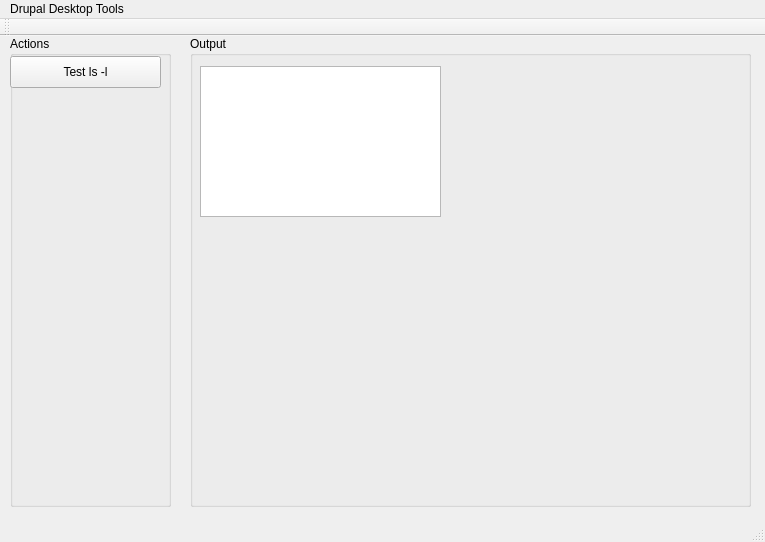
<?xml version="1.0" encoding="UTF-8"?>
<ui version="4.0">
 <class>MainWindow</class>
 <widget class="QMainWindow" name="MainWindow">
  <property name="geometry">
   <rect>
    <x>0</x>
    <y>0</y>
    <width>765</width>
    <height>542</height>
   </rect>
  </property>
  <property name="windowTitle">
   <string>MainWindow</string>
  </property>
  <widget class="QWidget" name="centralWidget">
   <widget class="QGroupBox" name="groupBox">
    <property name="geometry">
     <rect>
      <x>190</x>
      <y>0</y>
      <width>561</width>
      <height>471</height>
     </rect>
    </property>
    <property name="title">
     <string>Output</string>
    </property>
    <widget class="QTextBrowser" name="textBrowser">
     <property name="geometry">
      <rect>
       <x>10</x>
       <y>30</y>
       <width>241</width>
       <height>151</height>
      </rect>
     </property>
    </widget>
   </widget>
   <widget class="QGroupBox" name="groupBox_2">
    <property name="geometry">
     <rect>
      <x>10</x>
      <y>0</y>
      <width>161</width>
      <height>471</height>
     </rect>
    </property>
    <property name="title">
     <string>Actions</string>
    </property>
    <widget class="QPushButton" name="pushButton">
     <property name="geometry">
      <rect>
       <x>0</x>
       <y>20</y>
       <width>151</width>
       <height>32</height>
      </rect>
     </property>
     <property name="text">
      <string>Test ls -l</string>
     </property>
    </widget>
   </widget>
  </widget>
  <widget class="QMenuBar" name="menuBar">
   <property name="geometry">
    <rect>
     <x>0</x>
     <y>0</y>
     <width>765</width>
     <height>22</height>
    </rect>
   </property>
   <widget class="QMenu" name="menuDrupal_Desktop_Tools">
    <property name="title">
     <string>Drupal Desktop Tools</string>
    </property>
   </widget>
   <addaction name="menuDrupal_Desktop_Tools"/>
  </widget>
  <widget class="QToolBar" name="mainToolBar">
   <attribute name="toolBarArea">
    <enum>TopToolBarArea</enum>
   </attribute>
   <attribute name="toolBarBreak">
    <bool>false</bool>
   </attribute>
  </widget>
  <widget class="QStatusBar" name="statusBar"/>
 </widget>
 <layoutdefault spacing="6" margin="11"/>
 <resources/>
 <connections/>
</ui>
